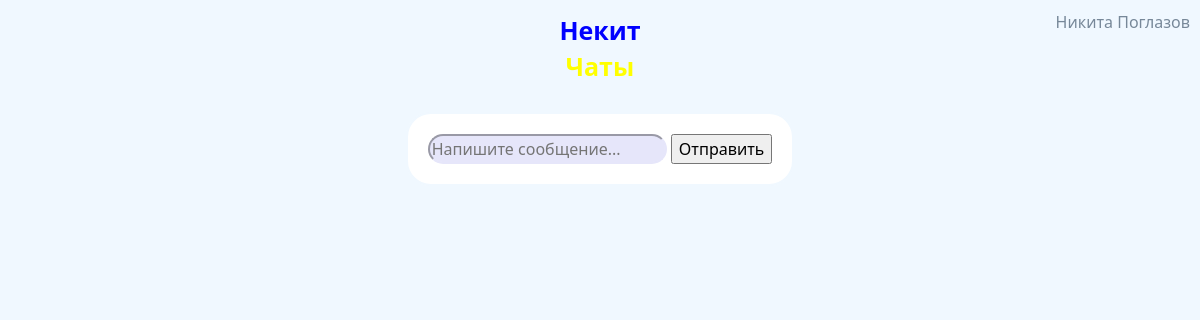
The app's page /conversation/2 (signed in), older data.
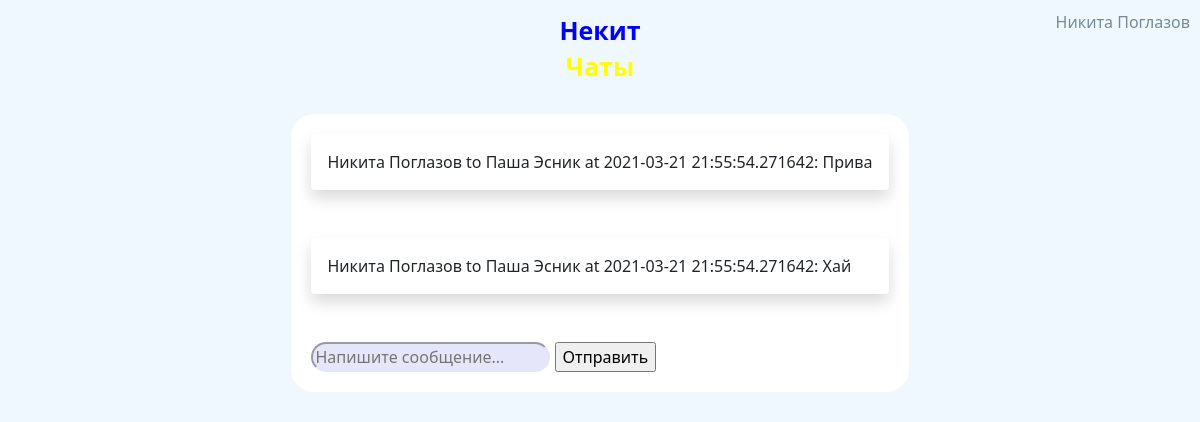
The same page, newer data.
### data/models/user.py (models this page shows, shortened)
class User(SqlAlchemyBase, UserMixin):
    __tablename__ = 'users'
    id = Column(Integer, autoincrement=True, primary_key=True)
    name = Column(String)
    surname = Column(String)
    birthday = Column(DateTime)
    email = Column(String, unique=True)
    phone_number = Column(String, unique=True)
    hashed_password = Column(String)
    registration_time = Column(DateTime, default=datetime.now())

### data/models/message.py (models this page shows)
class Message(SqlAlchemyBase):
    __tablename__ = 'messages'
    id = Column(Integer, autoincrement=True, primary_key=True)
    to_id = Column(Integer, ForeignKey("users.id"))
    from_id = Column(Integer, ForeignKey("users.id"))
    content_id = Column(Integer, ForeignKey("contents.id"))
    created_at = Column(DateTime, default=datetime.now())
    sender = relationship("User", foreign_keys=[from_id])
    receiver = relationship("User", foreign_keys=[to_id])
    content = relationship("Content")

### data/models/content.py (models this page shows)
class Content(SqlAlchemyBase):
    __tablename__ = 'contents'
    id = Column(Integer, autoincrement=True, primary_key=True)
    content = Column(String)

### main.py (the view, shortened to what this page needs)
@app.route('/conversation/<int:user_id>', methods=['POST', 'GET'])
@login_required
def chat(user_id):
    form = MessageForm()
    session = create_session()
    messages = session.query(Message).filter(((Message.to_id == current_user.id) & (Message.from_id == user_id)) |
                                             ((Message.from_id == current_user.id) & (Message.to_id == user_id)))
    return render_template('chat.html', form=form, messages=messages)

### data/forms.py
class MessageForm(FlaskForm):
    message_field = StringField()
    send_field = SubmitField('Отправить')

### data/db_session.py (called while the page is built)
def create_session() -> Session:
    global __factory
    return __factory()

### main.py (called while the page is built)
@login_manager.user_loader
def load_user(user_id):
    session = create_session()
    return session.query(User).get(user_id)

### templates/chat.html (shortened to what this page needs)
{% extends "base.html" %}
{% block content %}
<form method="post" novalidate>
    {% for msg in messages %}
        <div class="shadow p-3 mb-5 bg-white rounded">
            {{ msg.sender.name }} {{ msg.sender.surname }} to {{ msg.receiver.name }} {{ msg.receiver.surname }}
            at {{ msg.created_at }}: {{ msg.content.content }}
        </div>
    {% endfor %}
    <div class="message_input_box">
        {{ form.message_field(class="message-field", placeholder="Напишите сообщение...") }}
        {{ form.send_field() }}
    </div>
</form>
{% endblock %}

### templates/base.html (shortened to what this page needs)
<!DOCTYPE html>
<html lang="en">
<head>
    <link rel="stylesheet" href="/static/css/style.css">
    <link rel="stylesheet" href="https://cdn.jsdelivr.net/npm/bootstrap@5.0.0-beta1/dist/css/bootstrap.min.css"
>
</head>
<body>
<header>
    {% if current_user.is_authenticated %}
        <a class="user_brand right_float" href="logout">{{ current_user.name }} {{ current_user.surname }}</a>
    {% else %}
        <a class="btn btn-outline-dark register right_float" href="/register">Зарегистрироваться</a>
        <a class="btn btn-outline-dark login right_float" href="/login">Войти</a>
    {% endif %}
    <div class="logo">
        <a href="/">
            <p class="nekit">Некит</p>
            <p class="chats">Чаты</p>
        </a>
    </div>
</header>
<main role="main" class="container float_container">
    {% block content %}{% endblock %}
</main>
</body>
</html>

### static/css/style.css (style rules this page uses)
body { background-color: aliceblue !important; }
.logo { text-align: center; margin-left: auto; margin-right: auto; margin-top: 10px; margin-bottom: 10px; max-width: 150px; font-size: 25px; font-weight: 700; line-height: 20px; }
a { text-decoration: none !important; }
header { overflow: hidden; background-color: aliceblue; margin-bottom: 10px; padding: 10px; }
.nekit { color: blue; }
.chats { color: yellow; }
.user_brand { text-decoration: none; color: lightslategray; }
div { margin: 10px; }
form { margin-left: auto; margin-right: auto; max-width: max-content; background-color: white; border: solid 2px aliceblue; border-radius: 25px; padding: 10px; }
.float_container { overflow: hidden }
.message-field { background-color: lavender; border-radius: 15px; border-color: lavender; outline: none }
.right_float { float: right; }

Row changes from the older to the newer data that the page shows:
added Message: sender.name "Никита", sender.surname "Поглазов", receiver.name "Паша", receiver.surname "Эсник", created_at "2021-03-21 21:55:54.271642", content.content "Прива"
added Message: sender.name "Никита", sender.surname "Поглазов", receiver.name "Паша", receiver.surname "Эсник", created_at "2021-03-21 21:55:54.271642", content.content "Хай"
